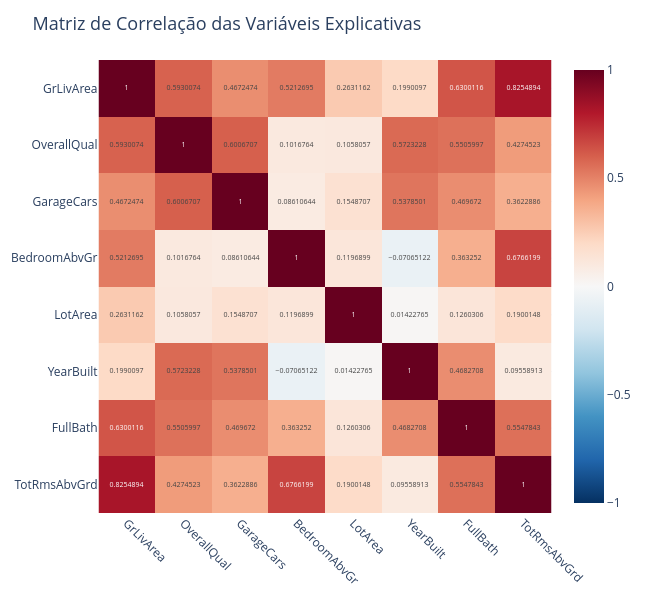

The notebook cell saved with this chart:
### Markdown cell above
### 6.2.1 Matriz de Correlação

Como etapa inicial da avaliação das variáveis explicativas, foi calculada a matriz de correlação de Pearson, permitindo investigar o grau de associação linear entre os preditores selecionados.

Além de identificar possíveis relações entre as variáveis explicativas, a matriz de correlação fornece evidências importantes sobre a existência de multicolinearidade, situação em que duas ou mais variáveis apresentam elevada associação e podem fornecer informações redundantes ao modelo.

A interpretação dessa matriz também auxilia na compreensão das características dos imóveis e de como elas se relacionam entre si, fornecendo subsídios para a construção de um Modelo Linear Generalizado (MLG) mais estável e interpretável. Dessa forma, torna-se possível verificar se as variáveis selecionadas contribuem de maneira complementar para explicar a variação observada no preço de venda dos imóveis.

### Code cell
# ==========================================================
# MATRIZ DE CORRELAÇÃO
# ==========================================================

corr = modelo.drop(columns="SalePrice").corr()

fig = px.imshow(
    corr,
    text_auto=True,
    color_continuous_scale="RdBu_r",
    zmin=-1,
    zmax=1,
    title="Matriz de Correlação das Variáveis Explicativas"
)

fig.update_layout(
    width=650,
    height=600,
    template="plotly_white",
    font=dict(size=12),
    title_font_size=18,
    margin=dict(l=40, r=40, t=60, b=40)
)

fig.update_xaxes(tickangle=45)
fig.update_yaxes()

fig.show()

### Figure 1 — Plotly figure (JSON) as saved in the notebook; plotly's stock layout.template omitted (floating-point values rounded to 4 significant figures)
{"data": [{"coloraxis": "coloraxis", "hovertemplate": "x: %{x}<br>y: %{y}<br>color: %{z}<extra></extra>", "name": "0", "texttemplate": "%{z}", "type": "heatmap", "x": ["GrLivArea", "OverallQual", "GarageCars", "BedroomAbvGr", "LotArea", "YearBuilt", "FullBath", "TotRmsAbvGrd"], "xaxis": "x", "y": ["GrLivArea", "OverallQual", "GarageCars", "BedroomAbvGr", "LotArea", "YearBuilt", "FullBath", "TotRmsAbvGrd"], "yaxis": "y", "z": [[1.0, 0.593, 0.4672, 0.5213, 0.2631, 0.199, 0.63, 0.8255], [0.593, 1.0, 0.6007, 0.1017, 0.1058, 0.5723, 0.5506, 0.4275], [0.4672, 0.6007, 1.0, 0.08611, 0.1549, 0.5379, 0.4697, 0.3623], [0.5213, 0.1017, 0.08611, 1.0, 0.1197, -0.07065, 0.3633, 0.6766], [0.2631, 0.1058, 0.1549, 0.1197, 1.0, 0.01423, 0.126, 0.19], [0.199, 0.5723, 0.5379, -0.07065, 0.01423, 1.0, 0.4683, 0.09559], [0.63, 0.5506, 0.4697, 0.3633, 0.126, 0.4683, 1.0, 0.5548], [0.8255, 0.4275, 0.3623, 0.6766, 0.19, 0.09559, 0.5548, 1.0]]}], "layout": {"coloraxis": {"cmax": 1, "cmin": -1, "colorscale": [[0, "rgb(5,48,97)"], [0.1, "rgb(33,102,172)"], [0.2, "rgb(67,147,195)"], [0.3, "rgb(146,197,222)"], [0.4, "rgb(209,229,240)"], [0.5, "rgb(247,247,247)"], [0.6, "rgb(253,219,199)"], [0.7, "rgb(244,165,130)"], [0.8, "rgb(214,96,77)"], [0.9, "rgb(178,24,43)"], [1, "rgb(103,0,31)"]]}, "font": {"size": 12}, "height": 600, "margin": {"b": 40, "l": 40, "r": 40, "t": 60}, "title": {"font": {"size": 18}, "text": "Matriz de Correlação das Variáveis Explicativas"}, "width": 650, "xaxis": {"anchor": "y", "constrain": "domain", "domain": [0, 1], "scaleanchor": "y", "tickangle": 45}, "yaxis": {"anchor": "x", "autorange": "reversed", "constrain": "domain", "domain": [0, 1]}}}
